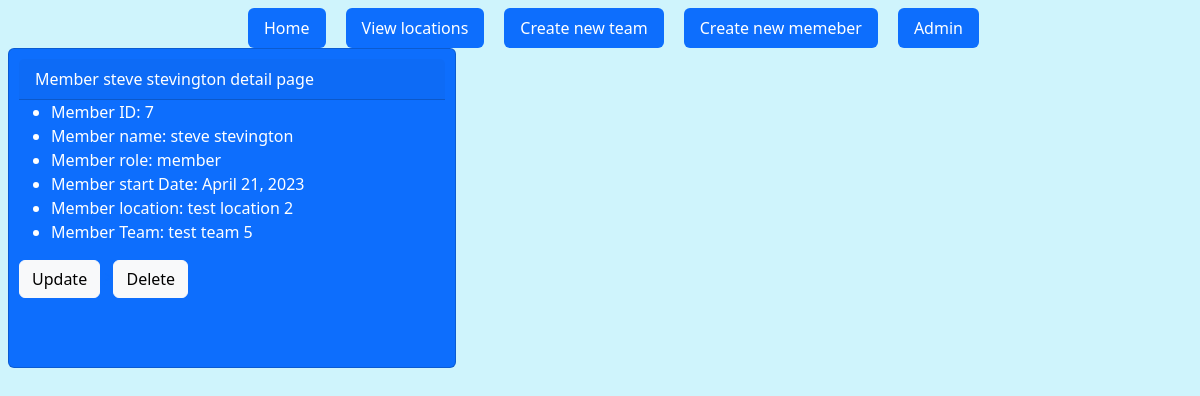
Page /member-detail/7 on the committed database.
### teams/models.py (models this page shows, shortened)
class Member(models.Model):
    name = models.CharField(max_length=30)
    role = models.CharField(max_length=10, default="member")
    startDate = models.DateField(default = date.today())
    location = models.ForeignKey(Location, on_delete=models.CASCADE)
    team = models.ForeignKey(Team, on_delete=models.CASCADE)

class Location(models.Model):
    name = models.CharField(max_length=30)
    def __str__(self):
        return self.name

class Team(models.Model):
    name = models.CharField(max_length=30)
    location = models.ForeignKey(Location, on_delete=models.CASCADE)
    def __str__(self):
        return self.name

### teams/views.py (the view)
# urls.py: path("member-detail/<int:id>", memberDetail, name="memberDetail"),
def memberDetail(request, id): # will have update and delete buttons
    member = get_object_or_404(Member, pk=id)
    return render(request, "teams/member-detail.html", {"member": member})

### teams/templates/teams/member-detail.html
{% extends "base.html" %} {% block content%}
<div
  class="card text-bg-primary mb-3"
  style="padding: 10px; max-width: 28rem; height: 20rem"
>
<div class="card-text">
  <div class="card-header">Member {{member.name}} detail page</h2></div>
    <ul>
      <li>
        Member ID: {{member.id}}
      </li>
      <li>
        Member name: {{member.name}}
      </li>
      <li>
        Member role: {{member.role}}
      </li>
      <li>
        Member start Date: {{member.startDate}}
      </li>
      <li>
        Member location: {{member.location}}
      </li>
      <li>
        Member Team: {{member.team}}
      </li>
    </ul>
      <a href="{% url 'memberUpdate' member.id %}"><button class="btn btn-light">Update</button></a>
      <a href="{% url 'memberDelete' member.id %}">><button class="btn btn-light">Delete</button></a>
  </div>
</div>
{% endblock %}

### rows in the picture
Member: name "steve stevington", id "7", role "member", startDate "April 21, 2023", location "test location 2", team "test team 5"
